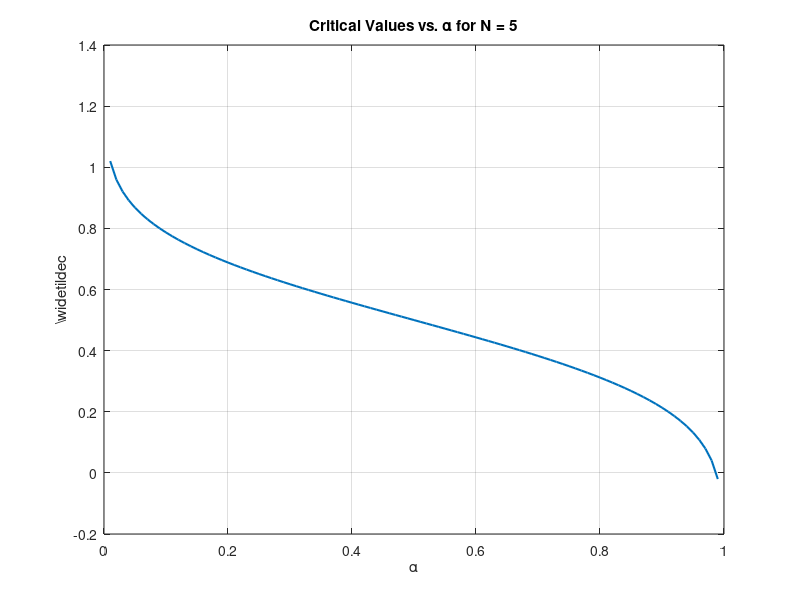

Write MATLAB code to recreate this figure. (Note: this script raises an error after producing the figure.)
% Given data
alpha_values = 0.01:0.01:1;
N = 5;
critical_values = 0.5 + sqrt(0.25/N) * norminv(1 - alpha_values);

% Plotting the graph
figure;
plot(alpha_values, critical_values, 'LineWidth', 1.5);
title('Critical Values vs. \alpha for N = 5');
xlabel('\alpha');
ylabel('\widetilde{c}');
grid on;

saveas(gcf, '/Users/veronica/Dropbox/Apps/Overleaf/EC_707_PS_vcperez/figures/PS_5_5_1.png'); % Save as PNG


%% Q2
S = 10000;
samples = binornd(1,1/2,N,S);


%% Q3
% Compute the sample means
sample_means = mean(samples);

% Plot histogram of sample means
figure;
histogram(sample_means, 'Normalization', 'probability', 'EdgeColor', 'white');
title('Histogram of Sample Means for N = 5, Bernoulli(1/2)');
xlabel('Sample Means');
ylabel('Probability');
grid on;
saveas(gcf, '/Users/veronica/Dropbox/Apps/Overleaf/EC_707_PS_vcperez/figures/PS_5_5_3.png'); % Save as PNG


%% Q4

% Given data
alpha_values = 0.01:0.01:1;
N = 5;
S = 10000;

% Generate samples
samples = binornd(1, 1/2, N, S);

% Compute the sample means
sample_means = mean(samples);

% Initialize vector of real sizes
real_sizes = zeros(size(alpha_values));

% Compute vector of real sizes
critical_values = 0.5 + sqrt(0.25/N) * norminv(1 - alpha_values);

for i = 1:numel(alpha_values)
    real_sizes(i) = mean(sample_means > critical_values(i));
end

% Display the vector of real sizes
disp('Vector of Real Sizes for each alpha:');
disp(real_sizes);

% Plot real sizes
figure;
plot(alpha_values, real_sizes, 'LineWidth', 1.5);
title('Real Sizes of the Test vs. \alpha for N = 5');
xlabel('\alpha');
ylabel('Real Sizes');
grid on;

% Comment on the results
disp('Comments:');
disp('The graph and vector of real sizes show how the test size changes with varying alpha.');
disp('It helps in understanding the power of the test under different significance levels.');

saveas(gcf, '/Users/veronica/Dropbox/Apps/Overleaf/EC_707_PS_vcperez/figures/PS_5_5_4.png'); % Save as PNG


%% Q5

%%%%% N = 10
alpha_values = 0.01:0.01:1;
N = 10;
S = 10000;

% Generate samples
samples = binornd(1, 1/2, N, S);

% Compute the sample means
sample_means = mean(samples);

% Initialize vector of real sizes
real_sizes = zeros(size(alpha_values));

% Compute vector of real sizes
critical_values = 0.5 + sqrt(0.25/N) * norminv(1 - alpha_values);

for i = 1:numel(alpha_values)
    real_sizes(i) = mean(sample_means > critical_values(i));
end

% Display the vector of real sizes
disp('Vector of Real Sizes for each alpha:');
disp(real_sizes);

% Plot real sizes
figure;
plot(alpha_values, real_sizes, 'LineWidth', 1.5);
title('Real Sizes of the Test vs. \alpha for N = 10');
xlabel('\alpha');
ylabel('Real Sizes');
grid on;

saveas(gcf, '/Users/veronica/Dropbox/Apps/Overleaf/EC_707_PS_vcperez/figures/PS_5_5_5_n10.png'); % Save as PNG


%%%%% N = 100
alpha_values = 0.01:0.01:1;
N = 100;
S = 10000;

% Generate samples
samples = binornd(1, 1/2, N, S);

% Compute the sample means
sample_means = mean(samples);

% Initialize vector of real sizes
real_sizes = zeros(size(alpha_values));

% Compute vector of real sizes
critical_values = 0.5 + sqrt(0.25/N) * norminv(1 - alpha_values);

for i = 1:numel(alpha_values)
    real_sizes(i) = mean(sample_means > critical_values(i));
end

% Display the vector of real sizes
disp('Vector of Real Sizes for each alpha:');
disp(real_sizes);

% Plot real sizes
figure;
plot(alpha_values, real_sizes, 'LineWidth', 1.5);
title('Real Sizes of the Test vs. \alpha for N = 100');
xlabel('\alpha');
ylabel('Real Sizes');
grid on;

saveas(gcf, '/Users/veronica/Dropbox/Apps/Overleaf/EC_707_PS_vcperez/figures/PS_5_5_5_n100.png'); % Save as PNG


